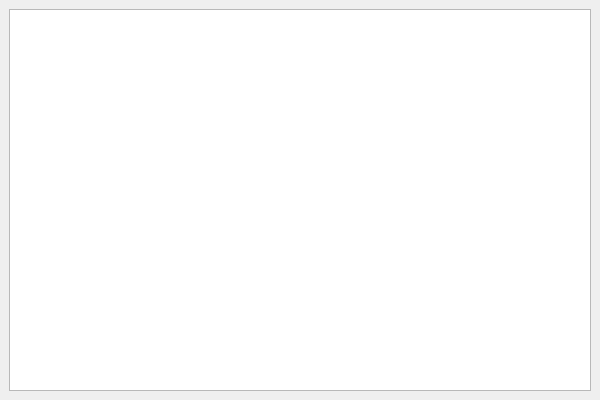
<?xml version="1.0" encoding="UTF-8"?>
<ui version="4.0">
 <class>LogWindow</class>
 <widget class="QMainWindow" name="LogWindow">
  <property name="geometry">
   <rect>
    <x>0</x>
    <y>0</y>
    <width>600</width>
    <height>400</height>
   </rect>
  </property>
  <property name="windowTitle">
   <string>CFModpackImporter Log</string>
  </property>
  <property name="windowIcon">
   <iconset resource="../res/resources.qrc">
    <normaloff>:/icon.png</normaloff>:/icon.png</iconset>
  </property>
  <widget class="QWidget" name="centralwidget">
   <layout class="QVBoxLayout" name="verticalLayout">
    <item>
     <widget class="QPlainTextEdit" name="txt_log">
      <property name="lineWrapMode">
       <enum>QPlainTextEdit::NoWrap</enum>
      </property>
      <property name="readOnly">
       <bool>true</bool>
      </property>
     </widget>
    </item>
   </layout>
  </widget>
 </widget>
 <resources>
  <include location="../res/resources.qrc"/>
 </resources>
 <connections/>
</ui>
